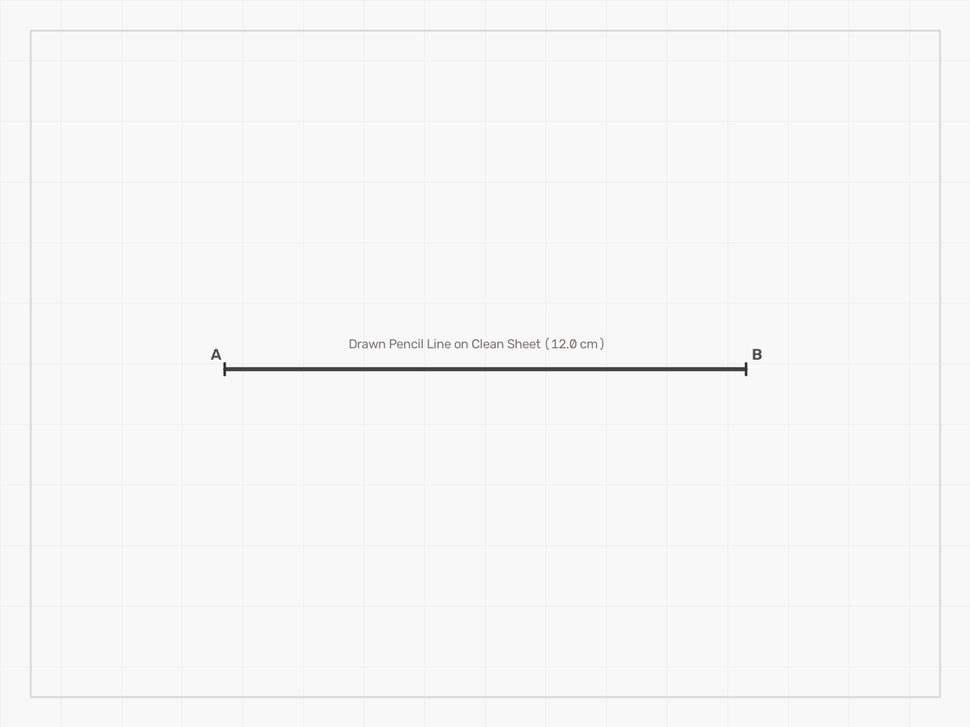
#> input picture sample_drawn_line.png, 970 x 727 px, shrunk from 1280 x 960 before the run
$ python -i laser_measure.py   (imports and definitions only)
#> lines starting #> are read from the running program, lines starting #| are printed output that depends on the picture; after the words box and inside, x2 and y2 are one past the last pixel; in counts of white or black regions, pixels touching at a corner belong together
#> further down, picture is the input picture: shape (727, 970, 3); mean B, G, R 246.7, 246.7, 246.9
"""
Industrial Laser Metrology Engine (industrial-laser-measure)
Calculates sub-millimeter distance between laser points/line endpoints (A -> B)
using calibrated camera geometry, optical distortion correction, and sub-pixel
intensity-weighted peak localization.
"""

from __future__ import annotations
import json
import math
import sys
from dataclasses import asdict, dataclass
from pathlib import Path
from typing import List, Optional, Tuple

import cv2
import numpy as np


@dataclass
class MeasurementResult:
    point_a_px: Tuple[float, float]
    point_b_px: Tuple[float, float]
    point_a_mm: Tuple[float, float]
    point_b_mm: Tuple[float, float]
    distance_mm: float
    uncertainty_mm: float
    gsd_mm_per_px: float

    # [19 lines left out: functions distance_cm, uncertainty_cm, point_a_cm, point_b_cm, not called in this run]


# [101 lines that did not run here, left out]


class LaserDetector:
    """
    Extracts marks with sub-pixel Center-of-Gravity (CoG) precision.
    Supports:
    - Drawn lines or marks from pencil, pen, or marker on clean paper / sheets
    - Coherent optical laser lines and laser spots (red, green, blue)
    """

    def __init__(
        self,
        wavelength_color: str = "red",
        threshold_factor: float = 0.4,
        source_type: str = "auto",
    ):
        self.color = wavelength_color.lower()
        self.threshold_factor = threshold_factor
        self.source_type = source_type.lower()

    def extract_laser_mask(self, bgr_image: np.ndarray) -> Tuple[np.ndarray, np.ndarray]:
        """
        Extracts feature mask and intensity gradient channel.
        Automatically detects whether the input is a drawn line on a light sheet (pencil/pen)
        or a high-energy optical beam (laser).
        Returns: (binary_mask, intensity_channel)
        """
        gray = cv2.cvtColor(bgr_image, cv2.COLOR_BGR2GRAY)
        mean_brightness = float(np.mean(gray))
#> mean_brightness = 246.8

        # Check polarity: dark marks on light sheet (e.g. pencil/pen on paper)
        is_drawn_on_sheet = (
            self.source_type in ["pencil", "pen", "pencil_pen", "drawn"]
            or (self.source_type == "auto" and mean_brightness > 115.0)
        )
#> is_drawn_on_sheet = True

        if is_drawn_on_sheet:
            # Estimate paper background via large blur
            bg = cv2.GaussianBlur(gray, (51, 51), 0)
            # Subtracting gray from background yields high values for dark pencil/pen strokes
            diff = cv2.subtract(bg, gray)
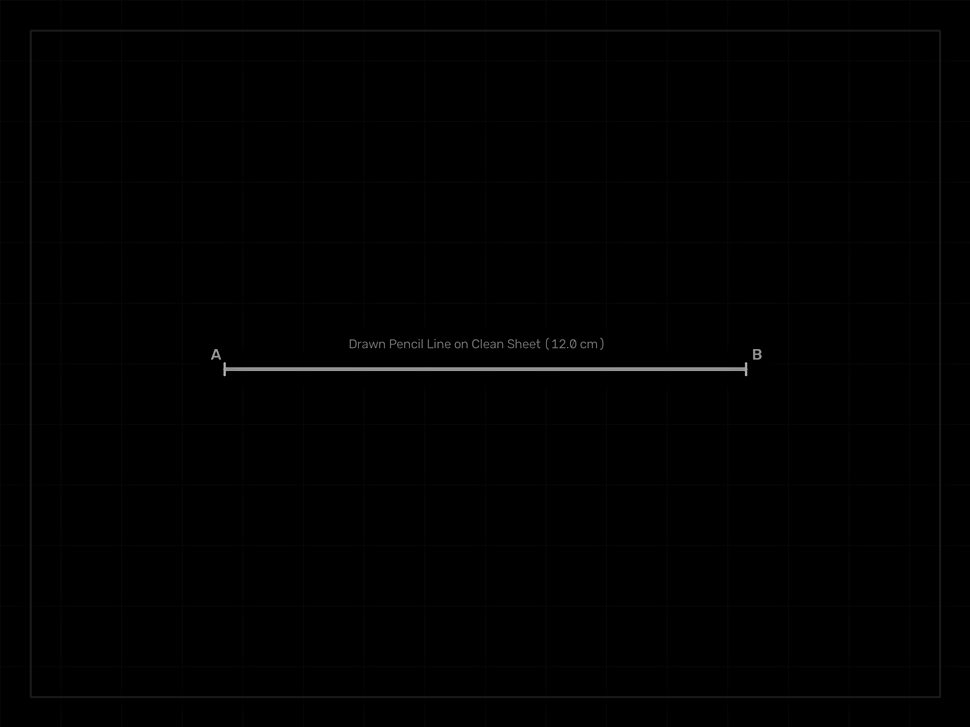
#> diff: shape (727, 970); min 0, max 189, mean 1
            max_val = float(np.max(diff))
#> max_val = 189
            if max_val < 15.0:
                return np.zeros_like(gray, dtype=np.uint8), diff
            thresh_val = max(18.0, max_val * self.threshold_factor)
#> thresh_val = 75.6
            _, mask = cv2.threshold(diff, thresh_val, 255, cv2.THRESH_BINARY)
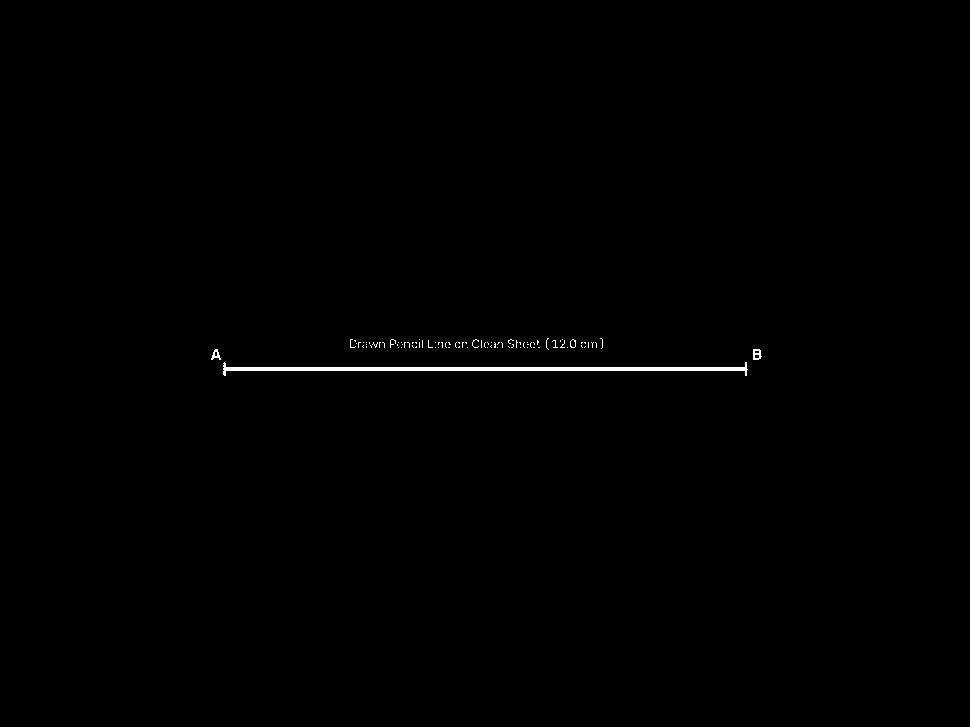
#> mask: shape (727, 970); 0.38% white; 89 white regions (85 under 20 px), largest, box (x1, y1, x2, y2) and area: (223, 362, 748, 376) 2141, (753, 349, 762, 360) 66, (211, 349, 221, 360) 54, (570, 339, 576, 348) 23
            kernel = cv2.getStructuringElement(cv2.MORPH_RECT, (3, 3))
            mask = cv2.morphologyEx(mask, cv2.MORPH_CLOSE, kernel)
#> mask: shape (727, 970); 0.42% white; 18 white regions (6 under 20 px)
            return mask, diff

        # Coherent optical laser beam (bright photons on dark/normal surface)
        b, g, r = cv2.split(bgr_image)
        if self.color == "red":
            ambient = np.maximum(g, b)
            diff = cv2.subtract(r, ambient)
            laser_signal = cv2.addWeighted(r, 0.6, diff, 0.4, 0)
        elif self.color == "green":
            ambient = np.maximum(r, b)
            diff = cv2.subtract(g, ambient)
            laser_signal = cv2.addWeighted(g, 0.6, diff, 0.4, 0)
        elif self.color == "blue":
            ambient = np.maximum(r, g)
            diff = cv2.subtract(b, ambient)
            laser_signal = cv2.addWeighted(b, 0.6, diff, 0.4, 0)
        else:
            laser_signal = gray

        max_val = float(np.max(laser_signal))
        if max_val < 30.0:
            return np.zeros_like(laser_signal, dtype=np.uint8), laser_signal

        thresh_val = max(50.0, max_val * self.threshold_factor)
        _, mask = cv2.threshold(laser_signal, thresh_val, 255, cv2.THRESH_BINARY)
        kernel = cv2.getStructuringElement(cv2.MORPH_ELLIPSE, (3, 3))
        mask = cv2.morphologyEx(mask, cv2.MORPH_OPEN, kernel)
        return mask, laser_signal

    @staticmethod
    def compute_subpixel_cog(
        intensity: np.ndarray, rough_center: Tuple[float, float], radius: int = 4
    ) -> Tuple[float, float]:
        """
        Calculates intensity-squared weighted Center-of-Gravity (CoG) in ROI.
        Yields sub-pixel peak position within 0.05 px error.
        """
        cx, cy = int(round(rough_center[0])), int(round(rough_center[1]))
        h, w = intensity.shape[:2]
        x0 = max(0, cx - radius)
        x1 = min(w, cx + radius + 1)
        y0 = max(0, cy - radius)
        y1 = min(h, cy + radius + 1)

        roi = intensity[y0:y1, x0:x1].astype(np.float64)
        # Power weighting (intensity^2) sharpens peak against background noise
        weights = np.maximum(0.0, roi - float(np.min(roi))) ** 2
        total_w = float(np.sum(weights))
        if total_w <= 1e-9:
            return float(rough_center[0]), float(rough_center[1])

        ys, xs = np.indices(weights.shape)
        sub_x = float(x0 + np.sum(xs * weights) / total_w)
        sub_y = float(y0 + np.sum(ys * weights) / total_w)
        return sub_x, sub_y

    def detect_two_spots(
        self, bgr_image: np.ndarray
    ) -> Tuple[Tuple[float, float], Tuple[float, float]]:
        """Detects two laser spots (Point A and Point B) with sub-pixel accuracy."""
        mask, intensity = self.extract_laser_mask(bgr_image)
        contours, _ = cv2.findContours(mask, cv2.RETR_EXTERNAL, cv2.CHAIN_APPROX_SIMPLE)
#> contours = 18 contours, 7 with area under 20; largest, box (x1, y1, x2, y2) and area: (223, 362, 748, 376) 1600, (472, 339, 503, 348) 126, (508, 339, 539, 348) 84, (390, 339, 423, 348) 83, (753, 349, 762, 360) 69
        if len(contours) < 2:
            raise ValueError(
                f"Expected 2 laser spots, but found {len(contours)}. "
                "Verify laser visibility, exposure, and color filter."
            )

        # Sort contours by peak intensity * area to pick the 2 strongest spots
        scored = []
        for c in contours:
            area = cv2.contourArea(c)
            if area < 2.0:
                continue
            m = cv2.moments(c)
            if m["m00"] == 0:
                continue
            cx = m["m10"] / m["m00"]
            cy = m["m01"] / m["m00"]
            peak = float(intensity[min(int(cy), intensity.shape[0] - 1), min(int(cx), intensity.shape[1] - 1)])
            scored.append(((cx, cy), peak * (area + 1.0)))
#> this loop made 18 passes
#> (area, cx, cy, peak) on passes 1, 2, 3, 6, 7, 10, 11, 13, 14, 15, 16: (1600.5, 483.3, 368.5, 153), (69, 756.5, 354, 80), (45, 215.4, 354.3, 0), (33, 584.7, 344.2, 0), (35, 458.7, 344.4, 0), (32.5, 445.2, 344.5, 109), (35.5, 572.5, 343.2, 9), (83.5, 524.4, 344.1, 59), (125.5, 483.5, 343.9, 33), (83, 413.2, 344.1, 0), (52.5, 367.5, 344.2, 70)
#> after the loop, scored = 12 items

        if len(scored) < 2:
            raise ValueError("Could not extract at least 2 distinct laser candidate spots.")

        scored.sort(key=lambda item: item[1], reverse=True)
        spot1_rough = scored[0][0]
#> spot1_rough = (483.3, 368.5)
        spot2_rough = scored[1][0]
#> spot2_rough = (756.5, 354)

        # Refine both to sub-pixel coordinates
        spot1_sub = self.compute_subpixel_cog(intensity, spot1_rough)
#> in compute_subpixel_cog, `cx, cy = int(round(rough_center[0])), int(round(rough_center[1]))`: cx = 483; cy = 369
#> in compute_subpixel_cog, `x0 = max(0, cx - radius)`: x0 = 479
#> in compute_subpixel_cog, `x1 = min(w, cx + radius + 1)`: x1 = 488
#> in compute_subpixel_cog, `y0 = max(0, cy - radius)`: y0 = 365
#> in compute_subpixel_cog, `y1 = min(h, cy + radius + 1)`: y1 = 374
#> in compute_subpixel_cog, `total_w = float(np.sum(weights))`: total_w = 700473
#> in compute_subpixel_cog, `sub_x = float(x0 + np.sum(xs * weights) / total_w)`: sub_x = 483
#> in compute_subpixel_cog, `sub_y = float(y0 + np.sum(ys * weights) / total_w)`: sub_y = 368.7
#> spot1_sub = (483, 368.7)
        spot2_sub = self.compute_subpixel_cog(intensity, spot2_rough)
#> spot2_sub = (756.5, 354.1)

        # Order consistently from left-to-right (or top-to-bottom if vertical)
        if spot1_sub[0] > spot2_sub[0]:
            spot1_sub, spot2_sub = spot2_sub, spot1_sub
        return spot1_sub, spot2_sub

    # [304 lines left out: functions detect_line_endpoints, measure_laser_distance, measure_points_with_refinement, render_inspection_overlay, main, not called in this run]


# [2 lines not run here, left out]

>>> import cv2
>>> picture = cv2.imread('sample_drawn_line.png')
>>> result = LaserDetector().detect_two_spots(picture)
#> result = ((483, 368.7), (756.5, 354.1))
